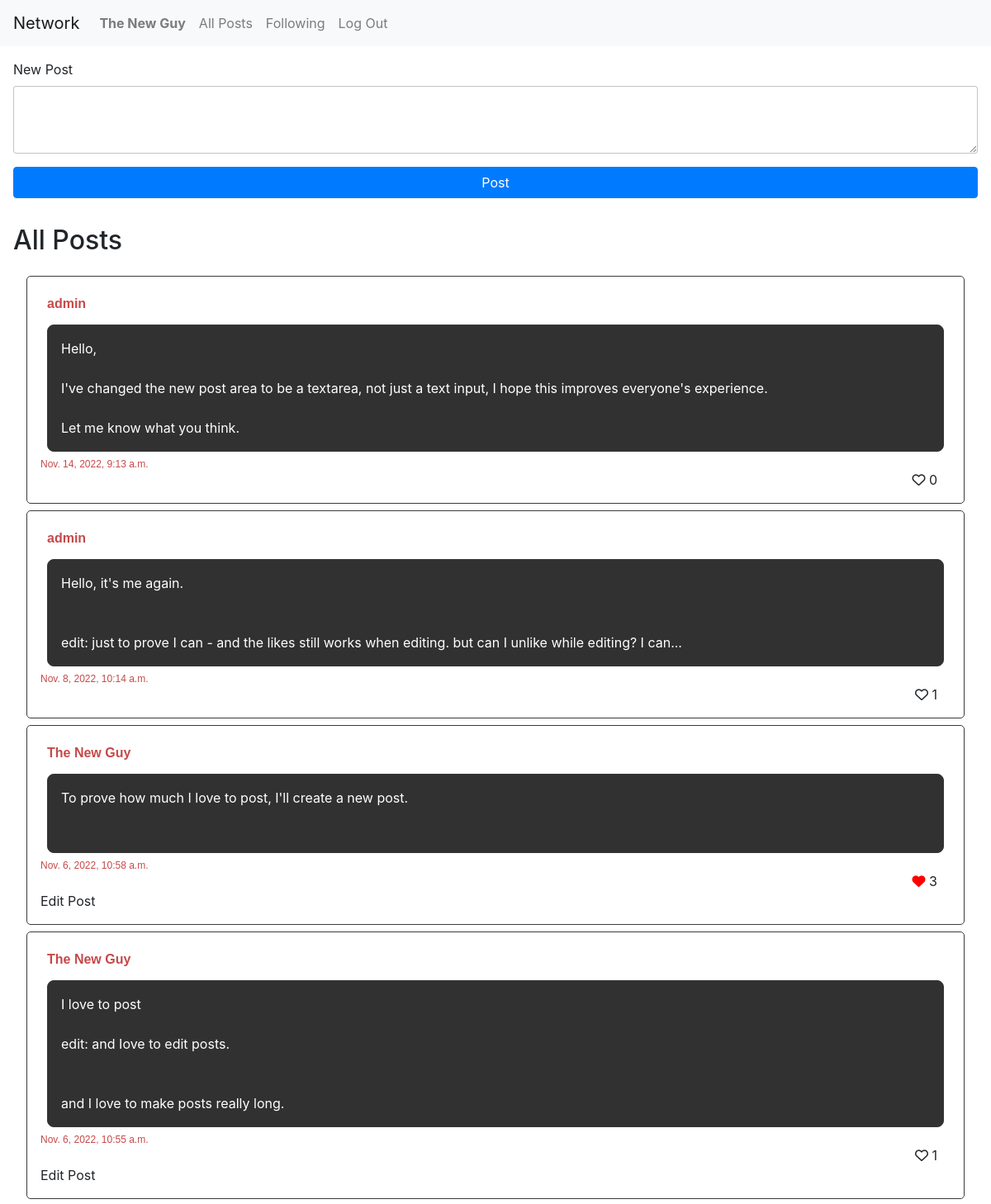
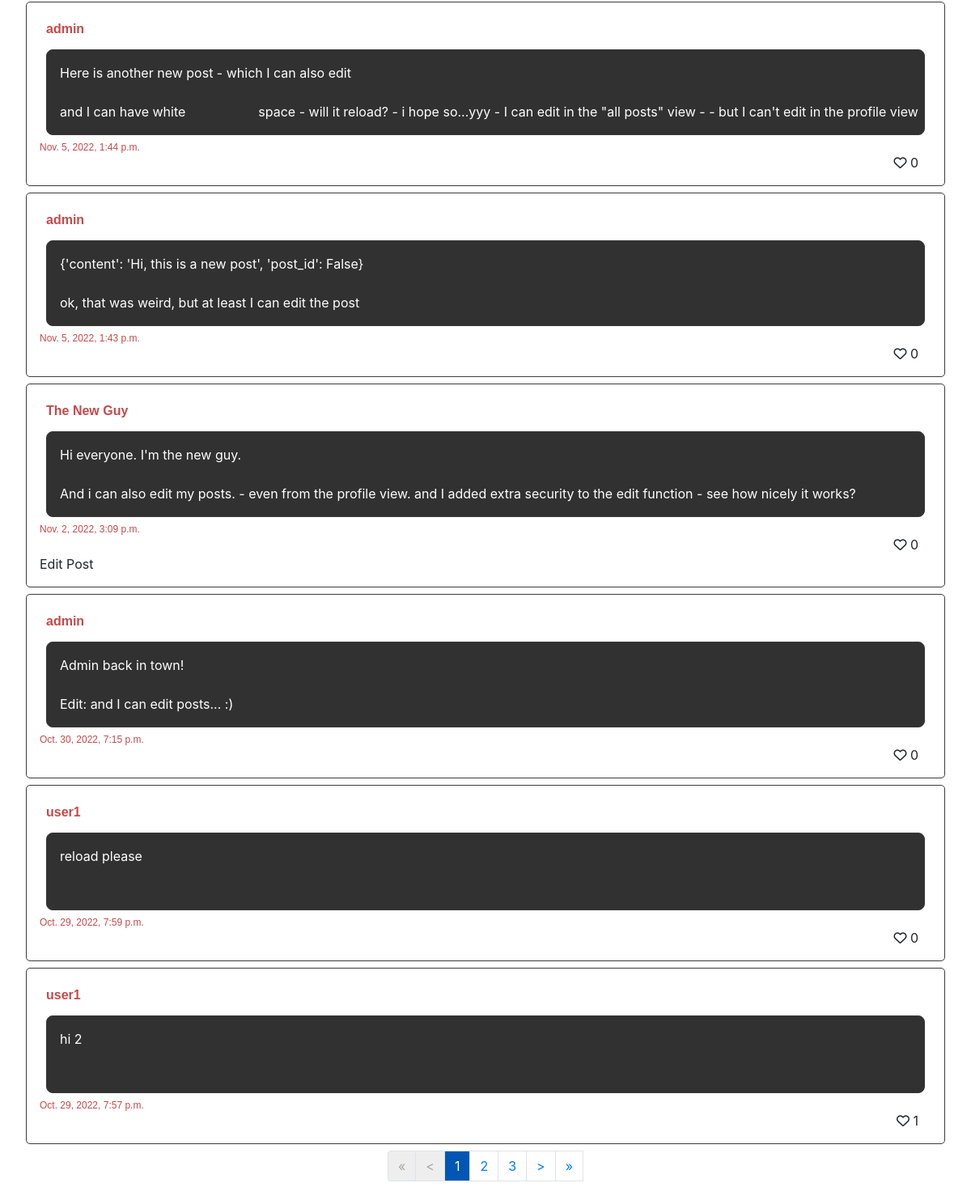
The app's page / (signed in) with its own data (2 pictures, top to bottom).
### network/models.py (models this page shows, shortened)
class User(AbstractUser):
    pass

class Post(models.Model):
    user = models.ForeignKey(User, on_delete=models.CASCADE, related_name='poster')
    created = models.DateTimeField(auto_now_add=True)
    content = models.TextField()
    likes = models.ManyToManyField(User, related_name='likes', blank=True)

### network/views.py (the view)
# urls.py: path("", views.PostListAllView.as_view(), name="index"),
class PostListAllView(ListView):
    paginate_by = NUM_POSTS_PER_PAGE
    model = Post
    ordering = ['-created']
    context_object_name = "posts"
    template_name = "network/index.html"
    def get_context_data(self, **kwargs):
        context = super(PostListAllView, self).get_context_data(**kwargs)
        context.update({
            'home': True,
            'liked': False
        })
        if self.request.user.is_authenticated:
            self.liked = False
            context['liked'] = Post.objects.filter(likes=self.request.user).exists()
        return context

### network/templatetags/network_extras.py (called while the page is built)
@register.simple_tag
def liked(post, liked_by):
    return post.likes.contains(liked_by)

### network/templates/network/index.html (shortened to what this page needs)
{% extends "network/layout.html" %}
{% load network_extras %}
{% block body %}
<div id='home'>
    {% if home %}
        <form class="new-post">
            <div class="inner-form">
                <label for="newpost-textarea">New Post</label>
                <textarea class="form-control new-post-input" id="newpost-textarea"></textarea>
                <input id='submit-new-post' class="btn btn-primary" type='submit' value='Post'>
            </div>
        </form>
        <h2 class="page-heading">All Posts</h2>
    {% endif %}
    <div id="posts">
        {% for post in posts %}
            <div class="post">
                <div>
                    <span class="post-username">{{post.user}}</span>
                </div><div class="post-content">{{post.content}}</div>
                <div class="post-created">
                    {{post.created}}
                </div>
                <div class="post-likes">
                    {% if user.is_authenticated %}
                        {% liked  liked_by=request.user post=post as liked %}
                            {% if liked %}
                                    <i class="fas fa-heart like-button" style="color: red;"></i> <span class="likes-counter">{{post.likes.count}}</span>
                            {% else %}
                                    <i class="fa-regular fa-heart like-button"></i> <span class="likes-counter">{{post.likes.count}}</span>
                            {% endif %}
                    {% else %}
                        <i class="fa-regular fa-heart like-button"></i> <span class="likes-counter">{{post.likes.count}}</span>
                    {% endif %}
                </div>
                {% if post.user == request.user%}
                    <div class="edit">Edit Post</div>
                {% endif %}
            </div>
        {% endfor %}
        <nav aria-label="Page navigation">
            <ul class="pagination">
                <li class="page-item"><a class="page-link {% if not page_obj.has_previous %} deactivated {% endif %}" href="?page=1">&laquo;</a></li>
                <li class="page-item"><a class="page-link {% if not page_obj.has_previous %} deactivated {% endif %}" href="{% if page_obj.has_previous %} ?page={{ page_obj.previous_page_number }} {% endif %}">&lt;</a></li>
                {% for p in paginator.page_range %}
                    <li class="page-item"><a class="page-link {% if page_obj.number == p %} selected-page {% endif %}" href="?page={{p}}" >{{p}}</a></li>
                {% endfor %}
                <a class="page-link {% if not page_obj.has_next %} deactivated {% endif %}" href="{% if page_obj.has_next %} ?page={{ page_obj.next_page_number }} {% endif %}">&gt;</a>
                <a class="page-link {% if not page_obj.has_next %} deactivated {% endif %}" href="?page={{ paginator.num_pages }}">&raquo;</a>
            </ul>
        </nav>
    </div>
</div>
{% endblock %}

### network/templates/network/layout.html (shortened to what this page needs)
{% load static %}
<!DOCTYPE html>
<html lang="en">
    <head>
        <link rel="stylesheet" href="https://stackpath.bootstrapcdn.com/bootstrap/4.4.1/css/bootstrap.min.css">
        <link href="{% static 'network/styles.css' %}" rel="stylesheet">
    </head>
    <body>
        <nav class="navbar navbar-expand-lg navbar-light bg-light">
            <a class="navbar-brand" href="#">Network</a>
            <div>
              <ul class="navbar-nav mr-auto">
                {% if user.is_authenticated %}
                    <li class="nav-item">
                        <a class="nav-link" href="#"><strong>{{ user.username }}</strong></a>
                    </li>
                {% endif %}
                <li class="nav-item">
                  <a class="nav-link" href="{% url 'index' %}">All Posts</a>
                </li>
                {% if user.is_authenticated %}
                    <li class="nav-item">
                        <a class="nav-link" href="{% url 'following' %}">Following</a>
                    </li>
                    <li class="nav-item">
                        <a class="nav-link" href="{% url 'logout' %}">Log Out</a>
                    </li>
                {% endif %}
              </ul>
            </div>
          </nav>
        <div class="body">
            {% block body %}
            {% endblock %}
        </div>
    </body>
</html>

### network/static/network/styles.css (style rules this page uses)
.body { padding: 1rem; }
#posts { padding: 1rem; }
.new-post-input { border: rgba(0, 0, 0, 0.233) 1px solid; padding: 1rem; }
.inner-form { display: flex; flex-direction: column; }
#submit-new-post { margin-top: 1rem; }
.page-heading { margin-top: 2rem; }
.post { border: #3b3b3b 1px solid; padding: 1rem; margin-bottom: 0.5rem; border-radius: 5px; display: flex; flex-direction: column; }
.post-username { font: 700 1rem "montserrat", sans-serif; color: #c64949; margin: 0.5rem; display: inline-block; cursor: pointer; }
.post-content { min-height: 6rem; border: #363636 1px solid; border-radius: 8px; background-color: #313131; color: white; padding: 1rem; margin: 0.5rem; white-space: pre; }
.post-created { font: 400 0.75rem "montserrat", sans-serif; color: #c64949; }
.post-likes { align-self: flex-end; margin: 0 1rem; }
.pagination { display: flex; justify-content: center; }
.deactivated { color: #a7a7a7 !important; background-color: rgba(207, 207, 207, 0.349) !important; }
.selected-page { color: white; background-color: #0056b3; }

### records on screen
User: username "The New Guy"
Post: user "admin", content "Hello, I've changed the new post area to be a textarea, not just a text input, I hope this improves everyone's experience. Let me know what you think.", created "Nov. 14, 2022, 9:13 a.m.", likes.count "0"
Post: user "admin", content "Hello, it's me again. edit: just to prove I can - and the likes still works when editing. but can I unlike while editing? I can...", created "Nov. 8, 2022, 10:14 a.m.", likes.count "1"
Post: user "The New Guy", content "To prove how much I love to post, I'll create a new post.", created "Nov. 6, 2022, 10:58 a.m.", likes.count "3", shows "Edit Post"
Post: user "The New Guy", content "I love to post edit: and Iove to edit posts. and I love to make posts really long.", created "Nov. 6, 2022, 10:55 a.m.", likes.count "1", shows "Edit Post"
Post: user "admin", content "Here is another new post - which I can also edit and I can have white space - will it reload? - i hope so...yyy - I can edit in the \"all posts\" view - - but I can't edit in the profile view", created "Nov. 5, 2022, 1:44 p.m.", likes.count "0"
Post: user "admin", content "{'content': 'Hi, this is a new post', 'post_id': False} ok, that was weird, but at least I can edit the post", created "Nov. 5, 2022, 1:43 p.m.", likes.count "0"
Post: user "The New Guy", content "Hi everyone. I'm the new guy. And i can also edit my posts. - even from the profile view. and I added extra security to the edit function - see how nicely it works?", created "Nov. 2, 2022, 3:09 p.m.", likes.count "0", shows "Edit Post"
Post: user "admin", content "Admin back in town! Edit: and I can edit posts... :)", created "Oct. 30, 2022, 7:15 p.m.", likes.count "0"
Post: user "user1", content "reload please", created "Oct. 29, 2022, 7:59 p.m.", likes.count "0"
Post: user "user1", content "hi 2", created "Oct. 29, 2022, 7:57 p.m.", likes.count "1"

### other values on screen
{{ p }} "1" "2" "3"
